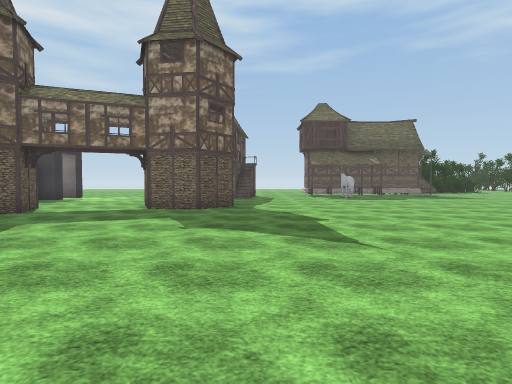
view 1 (above)

24 first-person views from a walk through a 3-D level made in the Unity game engine. The camera is 1.5 m above the floor, tilts 2° down and sees 80° across. The floor is counted in squares, 2 m on a side. Each view is taken from the middle of a square. On the plan, view 1 faces up. The plan holds only what a view shows up to about 10 squares ahead; the rest is blank. The place goes on beyond the plan. The player character is not drawn. Some animated figures are not drawn. Door leaves are left out, so doorways stand open. Some surface patterns are stand-ins.

view 2
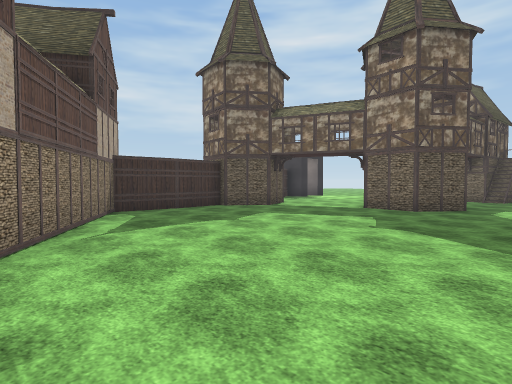

view 3
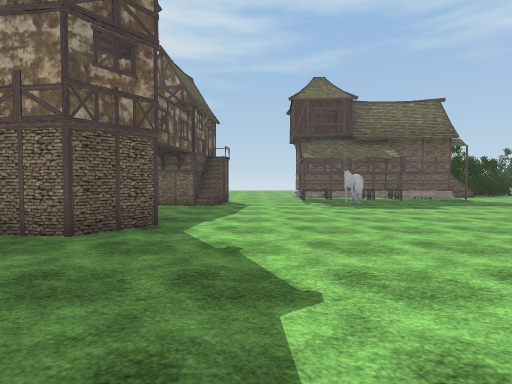

view 4
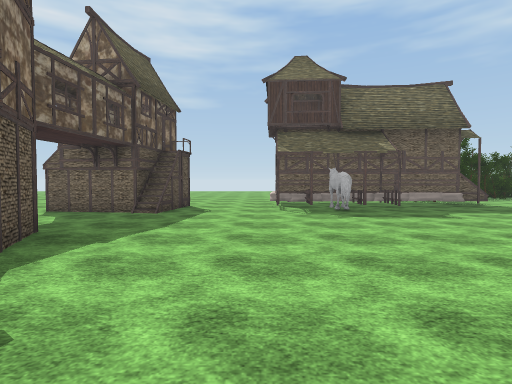

view 5
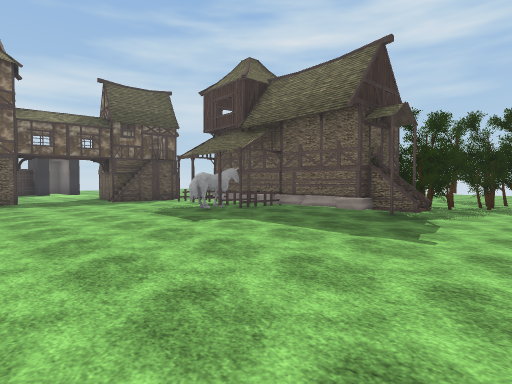

view 6
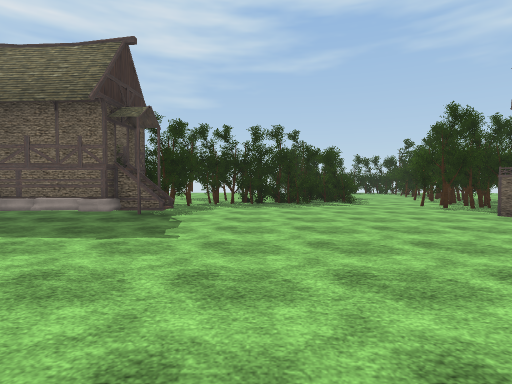

view 7
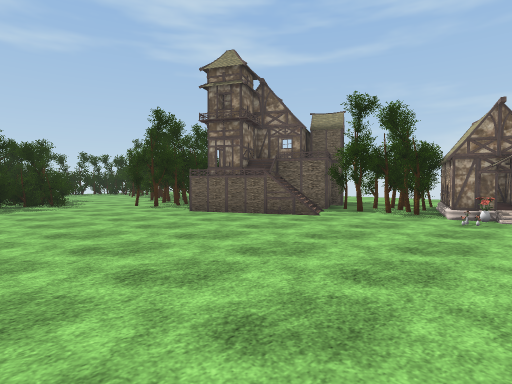

view 8
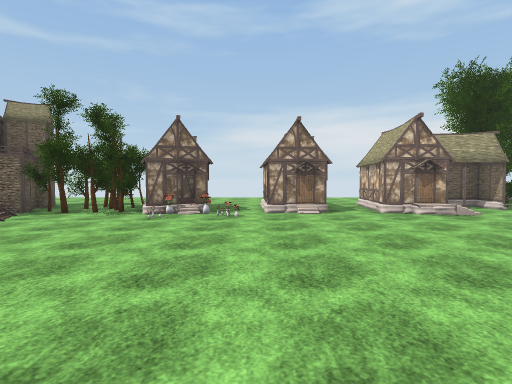

view 9
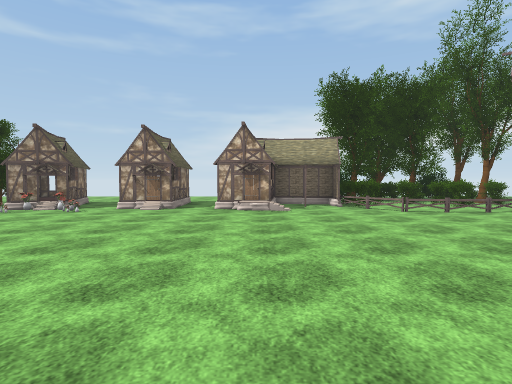

view 10
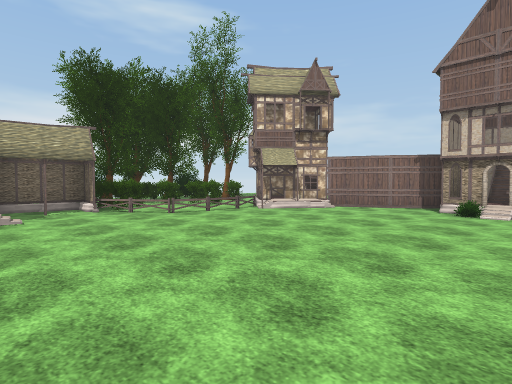

view 11
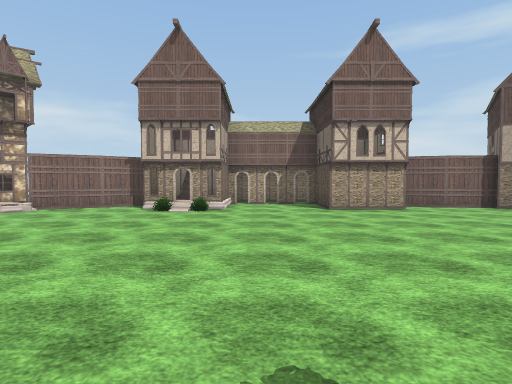

view 12
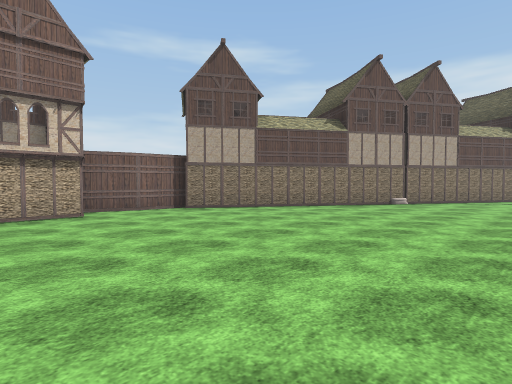

view 13
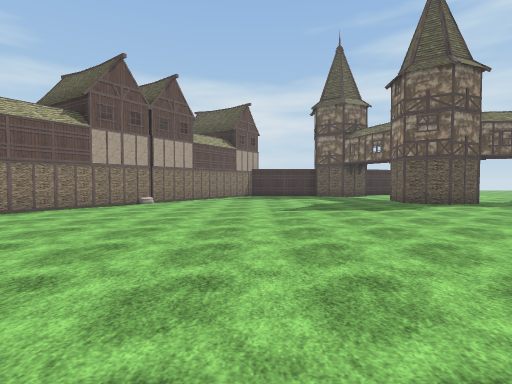

view 14
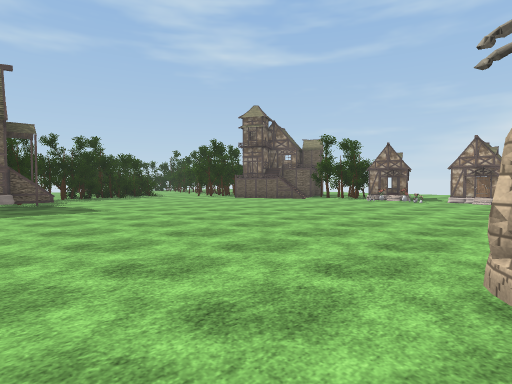

view 15
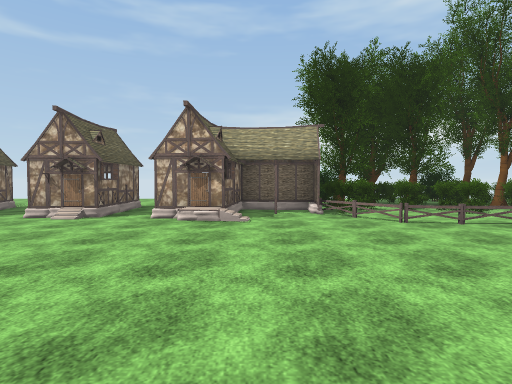

view 16
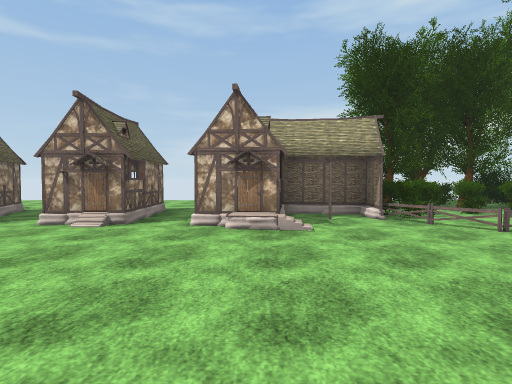

view 17
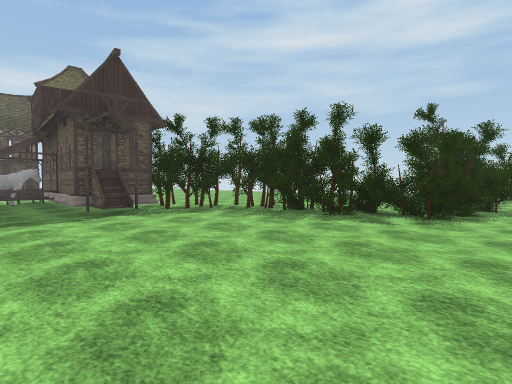

view 18
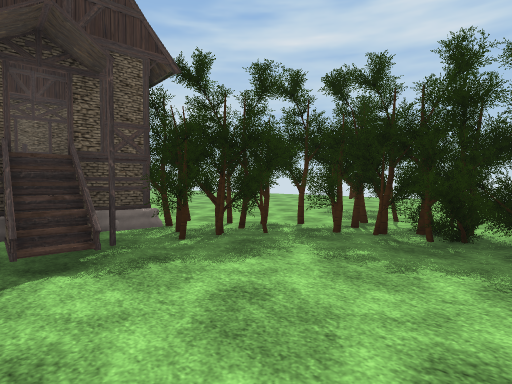

view 19
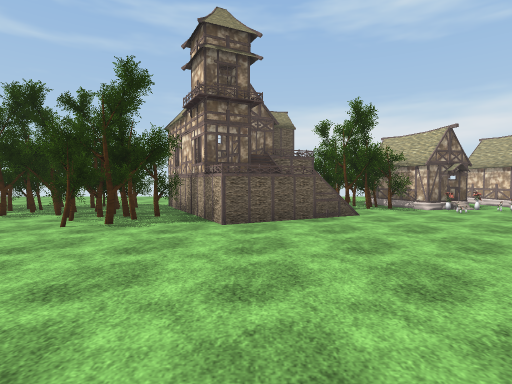

view 20
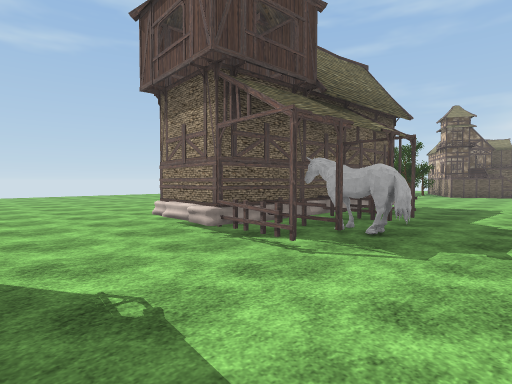

view 21
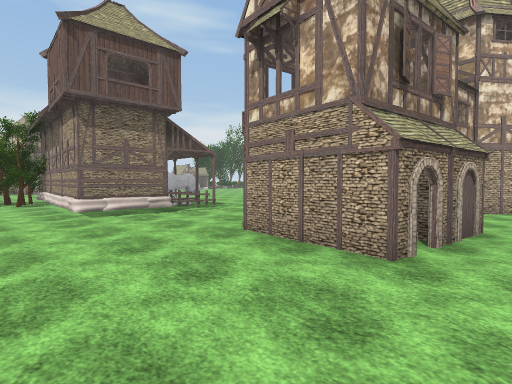

view 22
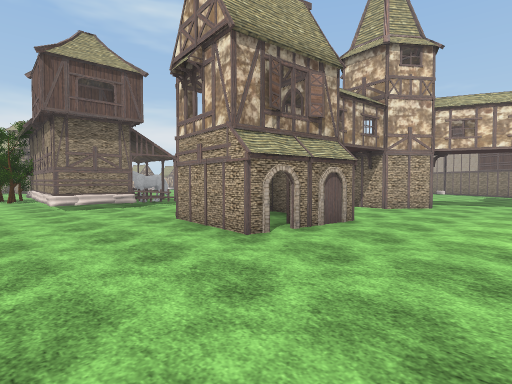

view 23
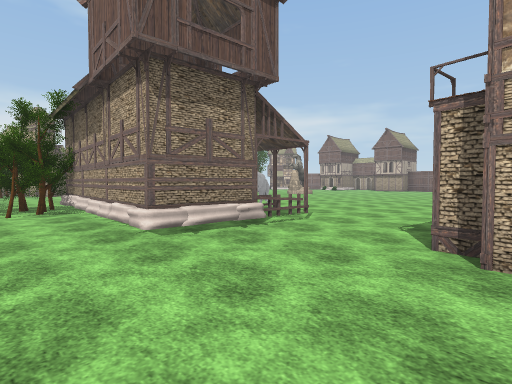

view 24
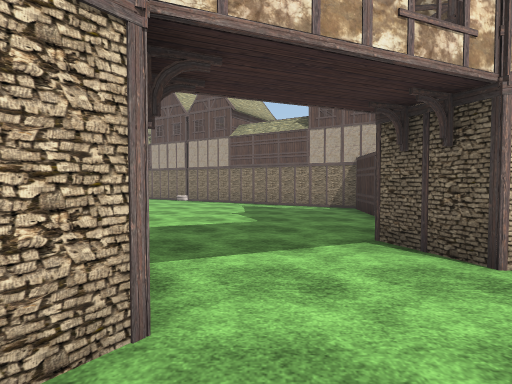

### Floor plan
Points are (right, up) in squares from view 1. A wall is a line through its corners. A room is listed if a view was taken in it or the views show most of it. See-through windows are left out.
Room 1 (views 1, 2, 3, 4, 5, 6, 7, 8, 9, 10, 11, 12, 13, 14, 15, 16, 17, 18, 19, 20, 23)
walls: (8.8, 16.2) (8.7, 15.3); (19.4, 10.6) (21.4, 11.3); (19.8, 9.3) (21.7, 9.9) (19.7, 9.3); (16.5, 15.7) (17.6, 16.3); (17.6, 15.1) (17.1, 16.1); (19.8, 0.8) (20.3, 0.9) (20.3, 1.3); (19.9, 0.8) (20.3, 1); (20, 0.6) (20.5, 1.2); (18.7, 16.8) (20, 17.5); (20.1, 0.6) (20.2, 0.9) (20, 1.1); (20.6, 1) (21.1, 1.1); (20.7, 0.9) (21.1, 1.2); (13.4, -4) (14, -4); (21.5, 14.3) (20.6, 13.8) (20.1, 14.8) (19.4, 14.5); (17, -3) (17.4, -2.5); (-1.3, 10.6) (-0.7, 9.2) (-1.5, 8.1) (-2.9, 8.3) (-3.5, 9.5); (7, -4) (9.1, -4) (9.1, -6) (11.2, -6); (-0.1, 14.5) (-0.2, 13.8) (-0.9, 13.9); (12.8, -5) (13.3, -5); (-0.7, 14.4) (-0.9, 13.3); (16.9, -4) (18.3, -2.4); (19.9, -2.1) (20.4, -1.8); (12.7, -5.4) (13.2, -5.4); (-1.4, 13.4) (-0.8, 13.3); (20, -2.3) (20.2, -1.9); (19.9, -2.4) (20.3, -1.8); (-0.6, 15.4) (0, 15.3) (-0.1, 14.6); (-2.6, 10.6) (-1.7, 10.5); (11.9, -5.9) (11.9, -4.5); (13.9, -5.8) (13.9, -4); (4.2, -4.5) (5.6, -4.7); (-2.9, 16.1) (-0.5, 15.8); (-6.1, 8.5) (-5.5, 7.2) (-6.4, 6.1); (-6.7, 6.1) (-6.5, 4.3); (-6.5, 4.6) (-6.7, 2.8) (4.5, -4.3)
low walls: (9.1, 16) (9.1, 15.5); (-0.2, 13.6) (-0.3, 13.1); (-0.3, 13.5) (-0.9, 13.6); (12.8, -4.7) (13.3, -4.7); (12.8, -4.9) (13.3, -4.9)
ways out: opening at (-4, 18) to room 2; opening at (-3.5, 10.5) to room 2; opening at (15.5, -3.5) to room 2; open door at (-3, 15.5) to room 2; open door at (4.5, 16); open door at (18, -3)
objects: other object (-1, 15); other object (3, 14); other object (3, 15); other object (3, 16); other object (3, 17); other object (4, 14); other object (4, 15); other object (4, 17); other object (5, 14); other object (5, 15); other object (5, 17); other object (6, 14); other object (6, 15); other object (6, 17); other object (7, 15); tree (7, 16) to (7, 17); tree (7, 18); other object (8, 15); other object (8, 16); other object (8, 17); tree (8, 17) to (9, 18); tree (8, 19); statue (10, 4) to (10, 5); tree (10, 19); tree (11, 19); bush (12, -4); tree (12, 19); bush (13, -4); tree (13, 19); other object (14, 19); tree (16, 17) to (16, 18); tree (17, 17) to (18, 18); tree (17, 19) to (18, 19); other object (18, -2) to (19, 1); house (19, 2) to (21, 5); other object (19, 9); vase (19, 10); tree (19, 11); tree (19, 12) to (20, 13); tree (19, 18); tree (19, 18) to (20, 19); tree (20, 13); other object (20, 19); house (21, 8); tree (21, 12); tree (22, 12); tree (23, -4); bush (23, -3)
Room 2 (views 21, 22, 24)
walls: (-3.5, 9.5) (-2.6, 10.6); (-0.9, 13.3) (-2.6, 13.5); (-3.1, 14.6) (-2.9, 16.1); (20.6, -3) (21, -2.7); (20.8, -3.3) (20.9, -2.8)
low walls: (16.6, -3.4) (16.9, -3)
ways out: opening at (-4, 18) to room 1; opening at (-3.5, 10.5) to room 1; opening at (15.5, -3.5) to room 1; open door at (-3, 15.5) to room 1; open door at (17, -4)
objects: arch (-3, 14); other object (6, -5); other object (15, -5); other object (16, -5) to (16, -4)

Where each view was taken, in squares from view 1:
view 1: 0 up, 0 right, facing up
view 2: 0 up, 1 right, facing up-left
view 3: 4 up, 1 right, facing up
view 4: 6 up, 2 right, facing up
view 5: 9 up, 11 right, facing up-left
view 6: 9 up, 11 right, facing up
view 7: 9 up, 12 right, facing up-right
view 8: 8 up, 12 right, facing right
view 9: 4 up, 11 right, facing right
view 10: 4 up, 12 right, facing down-right
view 11: 4 up, 11 right, facing down
view 12: 3 up, 9 right, facing down-left
view 13: 3 up, 9 right, facing left
view 14: 5 up, 7 right, facing up-right
view 15: 3 up, 13 right, facing right
view 16: 4 up, 14 right, facing right
view 17: 13 up, 16 right, facing up-left
view 18: 15 up, 12 right, facing up-left
view 19: 15 up, 11 right, facing right
view 20: 12 up, 0 right, facing up-right
view 21: 19 up, 4 left, facing down-right
view 22: 19 up, 6 left, facing down-right
view 23: 19 up, 1 left, facing down-right
view 24: 11 up, 4 left, facing down
